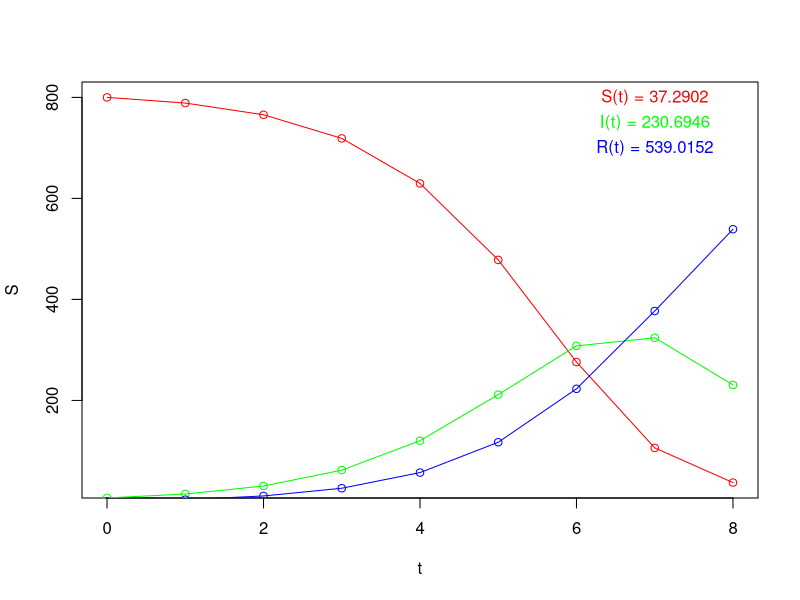

R code for this plot:
S <- c()
I <- c()
R <- c()

S[1] <- 800
I[1] <- 7
R[1] <- 0

t <- seq(0, 8, by = 1)
beta <- 0.002
gamma <- 0.5

for (i in 1:(length(t)-1)) {
  S[i+1] = S[i] - (beta * I[i] * S[i]) * 1
  
  I[i+1] = I[i] + (beta * I[i] * S[i] - gamma * I[i]) * 1
  
  R[i+1] = R[i] + (gamma * I[i]) * 1
}
plot(S~t, col="red")
lines(S~t, col="red")
lines(I~t, col="green")
points(I~t, col="green")
lines(R~t, col="blue")
points(R~t, col="blue")

text(7, 800, paste0("S(t) = ", round(S[9], 4)), col = "red")
text(7, 750, paste0("I(t) = ", round(I[9], 4)), col = "green")
text(7, 700, paste0("R(t) = ", round(R[9], 4)), col = "blue")
